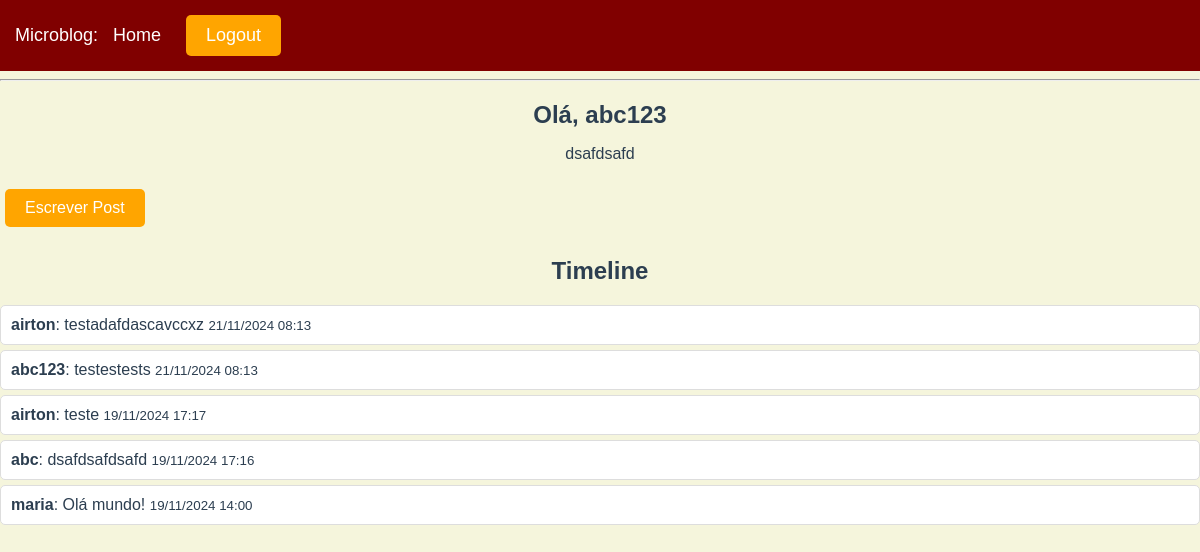
The app's page / (signed in), older data.
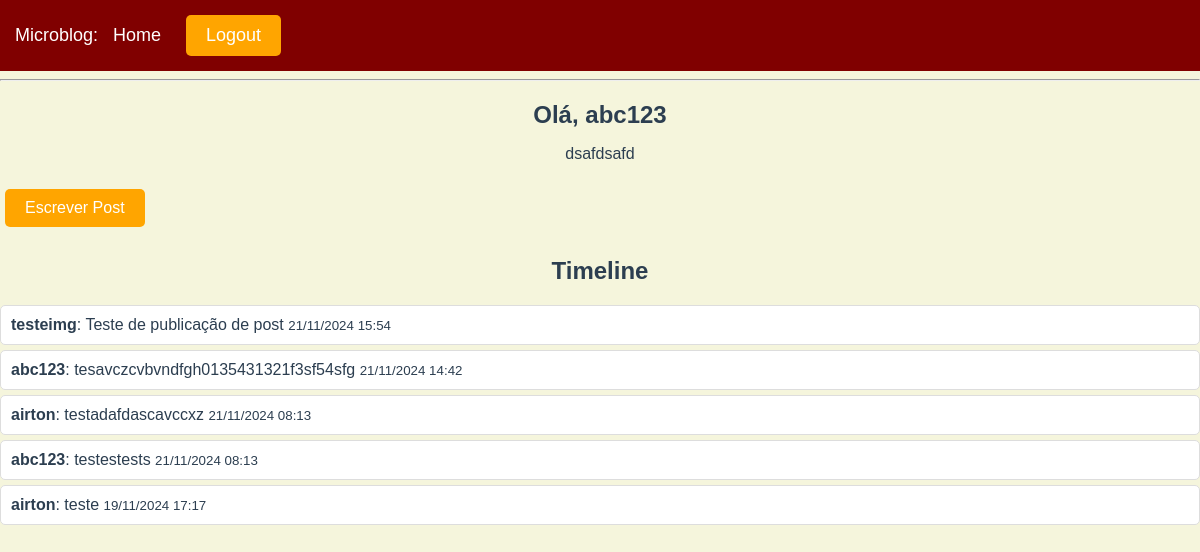
The same page, newer data.
### app/models/models.py (models this page shows)
class User(UserMixin,db.Model):
    __tablename__ = 'users'
    id: Mapped[int] = mapped_column(primary_key=True, autoincrement=True)
    username: Mapped[str] = mapped_column(unique=True, nullable=False)
    password: Mapped[str] = mapped_column(nullable=False)
    profile_picture: Mapped[str] = mapped_column(nullable=True)
    bio: Mapped[str] = mapped_column(nullable=True)
    remember: Mapped[bool] = mapped_column(default=False)
    last_login: Mapped[datetime] = mapped_column(nullable=True)
    posts: Mapped[list['Post']] = relationship(back_populates = 'author')

class Post(db.Model):
    __tablename__ = 'posts'
    id: Mapped[int] = mapped_column(primary_key=True, autoincrement=True)
    body: Mapped[str] = mapped_column()
    timestamp: Mapped[datetime] = mapped_column(nullable=True)
    user_id: Mapped[int] = mapped_column(ForeignKey('users.id'), nullable=False)
    author: Mapped[User] = relationship(back_populates='posts')

### app/routes.py (the view)
@app.route('/')
def index():
    user = current_user if current_user.is_authenticated else None
    posts = get_timeline() if user else []
    return render_template(
        'index.html',
        title='Página Inicial',
        user=user,
        posts=posts
    )

### app/alquimias.py (called while the page is built)
def get_timeline():
        return Post.query.order_by(Post.timestamp.desc()).limit(5).all()

### app/models/models.py (called while the page is built)
@login.user_loader
def load_user(id):
    return db.session.get(User,int(id))

### app/templates/index.html (shortened to what this page needs)
{% extends "base.html" %}
{% block content %}
    {% if user %}
        <div class="profile-container">
            <div class="profile-info">
                <h1 class="username">Olá, {{ user.username }} </h1>
            </div>
            <div class="bio">
                {% if user.bio %}
                    <p>{{ user.bio }}</p>
                {% endif %}
            </div>
        </div>
            <a href="{{ url_for('post') }}">Escrever Post</a>
            {% else %}
            <h1>Olá, deseja fazer login?</h1>
            {% endif %}
            {% if user %}
                {% if posts %}
                    <h2> Timeline</h2>
                    <ul>
                        {% for post in posts %}
                        <li>
                            <strong> {{ post.author.username }}</strong>: {{ post.body }}
                            <small> {{ post.timestamp.strftime('%d/%m/%Y %H:%M') }}</small>
                        </li>
                        {% endfor %}
                    </ul>
                {% else %}
                    <p>Nenhum post para mostrar</p>
                {% endif %}
    {% endif %}
{% endblock %}

### app/templates/base.html (shortened to what this page needs)
<!DOCTYPE html>
<html>
    <head>
        <link rel="stylesheet" href="{{ url_for('static', filename='css/style.css') }}">
    </head>
    <body>
        <div class="header">
            Microblog:
            <a href="/">Home</a>
            {% if user %}
                <a href="/logout">Logout</a>
            {% else %}
                <a href="/login">Login</a>
                <a href="/cadastro">Cadastro</a>
            {% endif %}
        </div>
        <hr>
        {% block content %}{% endblock %}
    </body>
</html>

### app/static/css/style.css (style rules this page uses)
body { font-family: Arial, sans-serif; background-color: #f5f5dc ; color: #2c3e50; margin: 0; padding: 0; }
div.header { background-color: #800000; color: #ffffff; padding: 15px; text-align: left; font-size: 18px; }
div.header a { color: white; text-decoration: none; margin: 0 10px; }
div:not(.header) { background: none; color: #2c3e50; padding: 0; }
a { color: white; text-decoration: none; margin: 0 10px; }
h1, h2 { text-align: center; }
ul { list-style: none; padding: 0; }
ul li { background: #fff; border: 1px solid #ddd; margin: 5px 0; padding: 10px; border-radius: 5px; }
a[href="/logout"], a[href="/login"], a[href="/cadastro"], a[href="/post"] { display: inline-block; margin: 10px 5px; padding: 10px 20px; background-color: #ffa500; color: white; border-radius: 5px; }
.profile-container { text-align: center; }
.profile-info { display: flex; justify-content: center; align-items: center; margin-top: 20px; }
.username { font-size: 24px; font-weight: bold; margin: 0; }
.bio { max-width: 500px; margin: 0 auto; text-align: center; font-size: 16px; }

Row changes from the older to the newer data that the page shows:
no longer on this page (row unchanged): Post: author.username "abc", body "dsafdsafdsafd", timestamp "19/11/2024 17:16"
no longer on this page (row unchanged): Post: author.username "maria", body "Olá mundo!", timestamp "19/11/2024 14:00"
added Post: author.username "testeimg", body "Teste de publicação de post", timestamp "21/11/2024 15:54"
added Post: author.username "abc123", body "tesavczcvbvndfgh0135431321f3sf54sfg", timestamp "21/11/2024 14:42"
